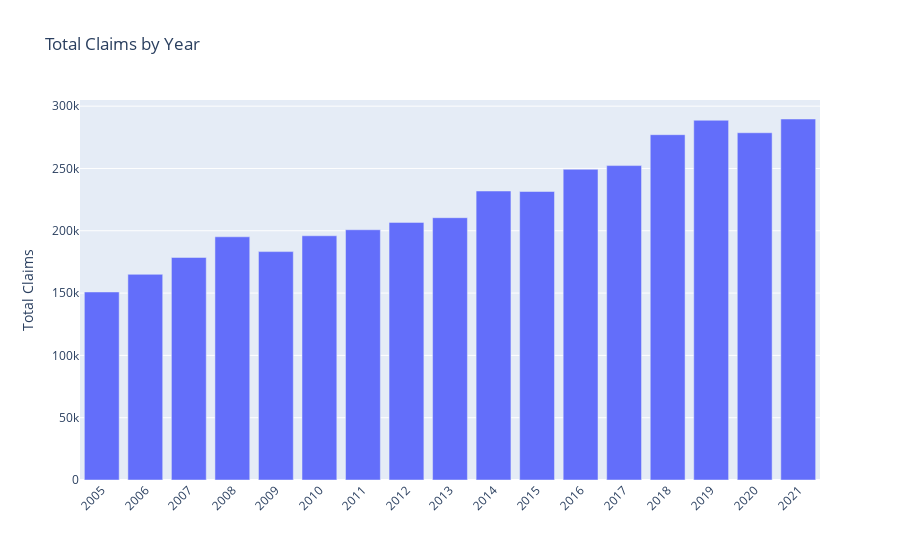

Source (notebook cell):
### Markdown cell above
## Paid Family Leave Insights

### Benefit Usage

### Code cell
yearly_totals = pfl_comb_y.groupby('year')['total_file_paid_avg'].sum().reset_index()

# Create the bar plot using Plotly Express
fig = px.bar(
    yearly_totals,
    x='year',
    y='total_file_paid_avg',
    title='Total Claims by Year',
    labels={'year': 'Year', 'total_file_paid_avg': 'Total Claims'},
)

# Customize the layout (optional)
fig.update_layout(
    xaxis=dict(type='category'),  # Set x-axis to categorical
    xaxis_title='',  # Set x-axis title
    yaxis_title='Total Claims',  # Set y-axis title
    xaxis_tickangle=-45,  # Rotate x-axis labels for better readability
)

# Show the plot
fig.show()

### Figure 1 — Plotly figure (JSON) as saved in the notebook; plotly's stock layout.template omitted (floating-point values rounded to 4 significant figures)
{"data": [{"alignmentgroup": "True", "hovertemplate": "Year=%{x}<br>Total Claims=%{y}<extra></extra>", "legendgroup": "", "marker": {"color": "#636efa", "pattern": {"shape": ""}}, "name": "", "offsetgroup": "", "orientation": "v", "showlegend": false, "textposition": "auto", "type": "bar", "x": [2005, 2006, 2007, 2008, 2009, 2010, 2011, 2012, 2013, 2014, 2015, 2016, 2017, 2018, 2019, 2020, 2021], "xaxis": "x", "y": [150900.0, 165039, 178596, 195200.0, 183279, 195976, 200800.0, 206700.0, 210496, 231900.0, 231513, 249300.0, 252300.0, 277103, 288681, 278600.0, 289700.0], "yaxis": "y"}], "layout": {"autosize": true, "barmode": "relative", "legend": {"tracegroupgap": 0}, "title": {"text": "Total Claims by Year"}, "xaxis": {"anchor": "y", "autorange": true, "domain": [0, 1], "range": [-0.5, 16.5], "tickangle": -45, "title": {"text": ""}, "type": "category"}, "yaxis": {"anchor": "x", "autorange": true, "domain": [0, 1], "range": [0, 304900.0], "title": {"text": "Total Claims"}, "type": "linear"}}}
